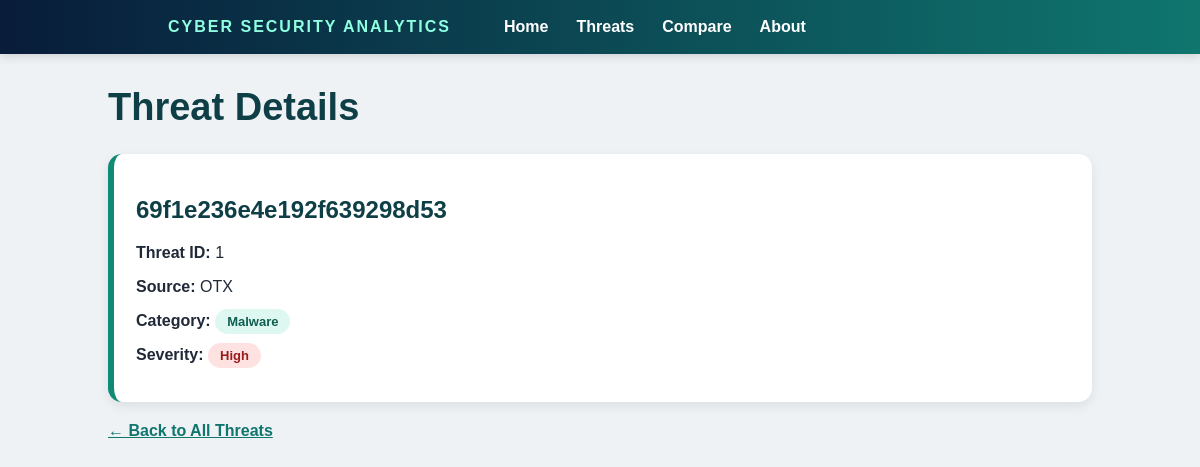
Screenshot of /threat/1 with the database file from the repository.
### models.py (models this page shows)
class ThreatIntel(db.Model):
    id = db.Column(db.Integer, primary_key=True)
    threat_name = db.Column(db.String(200), nullable=False)
    source = db.Column(db.String(100))
    severity = db.Column(db.String(50))
    category_id = db.Column(db.Integer, db.ForeignKey("threat_category.id"))

class ThreatCategory(db.Model):
    id = db.Column(db.Integer, primary_key=True)
    category_name = db.Column(db.String(100), nullable=False, unique=True)
    threats = db.relationship("ThreatIntel", backref="category", lazy=True)

### app.py (the view)
@app.route("/threat/<int:id>")
def threat_detail(id):
    selected_threat = ThreatIntel.query.get_or_404(id)
    return render_template(
        "threat_detail.html",
        threat=selected_threat
    )

### templates/threat_detail.html
{% extends "base.html" %}
{% block content %}
<h1>Threat Details</h1>
<div class="threat-box">
    <h2>{{ threat.threat_name }}</h2>
    <p><strong>Threat ID:</strong> {{ threat.id }}</p>
    <p><strong>Source:</strong> {{ threat.source }}</p>
    <p>
        <strong>Category:</strong>
        <span class="category-badge">
            {{ threat.category.category_name }}
        </span>
    </p>
    <p>
        <strong>Severity:</strong>
        <span class="severity-badge">
            {{ threat.severity }}
        </span>
    </p>
</div>
<a href="/threats" class="back-link">← Back to All Threats</a>
{% endblock %}

### static/style.css (style rules this page uses)
body { margin: 0; font-family: Arial, Helvetica, sans-serif; background: #eef2f5; color: #1f2937; }
h1, h2 { color: #0f3f46; }
h1 { font-size: 38px; }
.summary-card, .threat-box, .summary-box { background: white; border-left: 6px solid #0f8b75; border-radius: 14px; padding: 22px; margin-bottom: 20px; box-shadow: 0 4px 12px rgba(0,0,0,0.08); }
.category-badge, .severity-badge { padding: 5px 12px; border-radius: 18px; font-size: 13px; font-weight: bold; }
.category-badge { background: #dff7f1; color: #0f5f51; }
.severity-badge { background: #fee2e2; color: #991b1b; }
.back-link { color: #0f766e; font-weight: bold; }

### rows the page displays
ThreatIntel: threat_name "69f1e236e4e192f639298d53", id "1", source "OTX", severity "High"
ThreatCategory: category.category_name "Malware"
